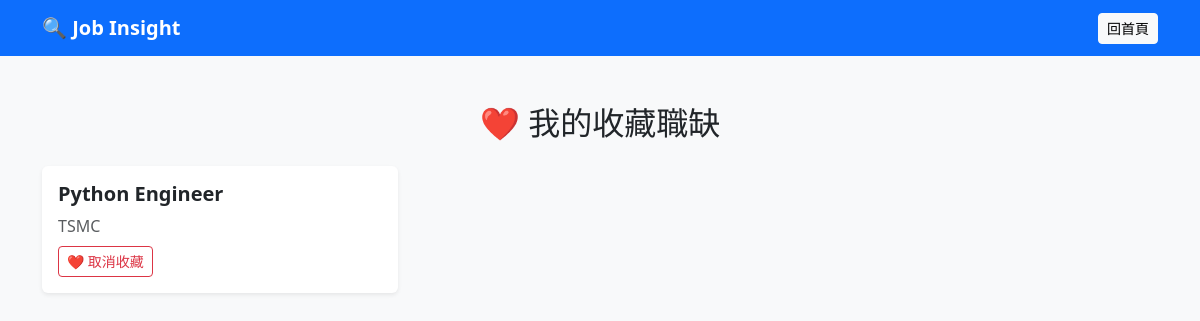
The page /favorites/ (signed in) on the database as committed earlier.
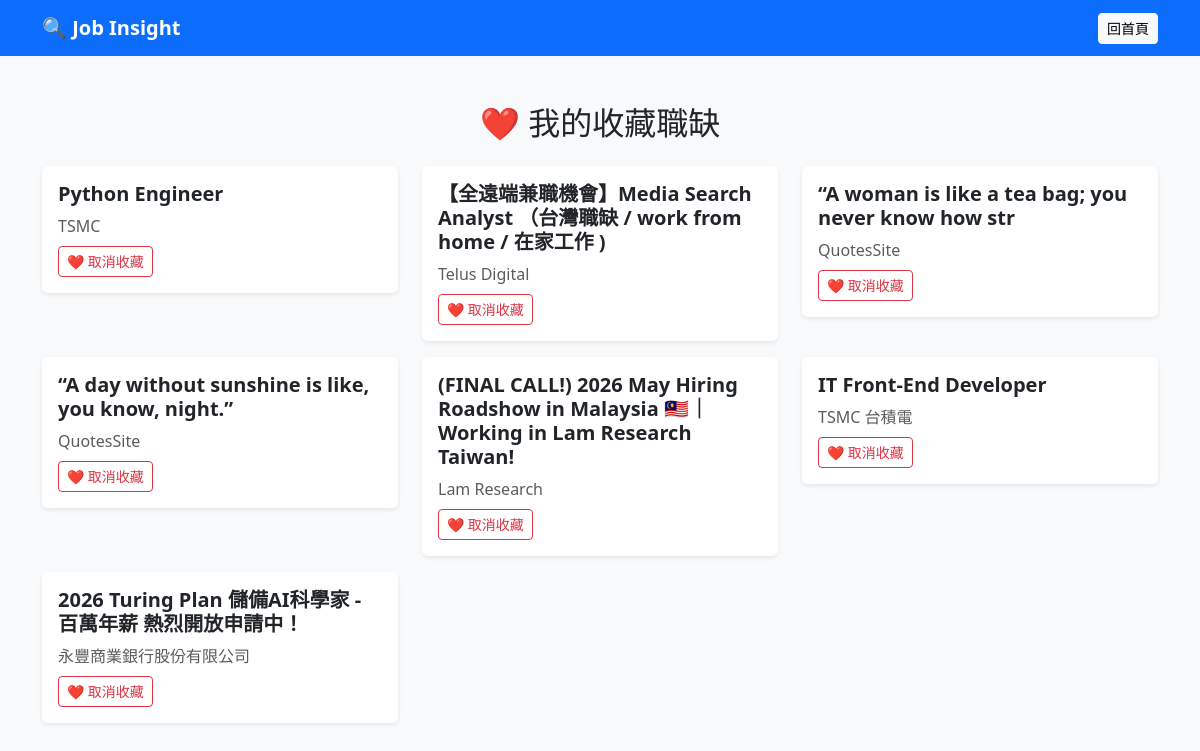
The same page on the database as committed later.
### jobs/models.py (models this page shows)
class Favorite(models.Model):
    user = models.ForeignKey(
        User,
        on_delete=models.CASCADE
    )
    job = models.ForeignKey(
        Job,
        on_delete=models.CASCADE
    )

class Job(models.Model):
    title = models.CharField(max_length=200)
    company = models.CharField(max_length=200)
    salary = models.CharField(max_length=200)
    location = models.CharField(max_length=200)
    skill = models.CharField(max_length=200)

### jobs/views.py (the view)
# urls.py: path('favorites/', views.favorites),
@login_required(login_url='/login/')
def favorites(request):
    favorites = Favorite.objects.filter(
        user=request.user
    )
    return render(request, 'jobs/favorites.html', {
        'favorites': favorites
    })

### jobs/templates/jobs/favorites.html (shortened to what this page needs)
<!DOCTYPE html>
<html lang="en">
<head>
    <link href="https://cdn.jsdelivr.net/npm/bootstrap@5.3.7/dist/css/bootstrap.min.css" rel="stylesheet">
</head>
<body class="bg-light">
    <nav class="navbar navbar-dark bg-primary">
        <div class="container">
            <a class="navbar-brand fw-bold" href="/">
                🔍 Job Insight
            </a>
            <a href="/" class="btn btn-light btn-sm">
                回首頁
            </a>
        </div>
    </nav>
    <div class="container mt-5">
        <h2 class="text-center mb-4">❤️ 我的收藏職缺</h2>
        {% if favorites %}
        <div class="row" id="favContainer">
            {% for f in favorites %}
            <div class="col-md-6 col-lg-4" id="card-{{ f.job.id }}">
                <div class="card mb-3 shadow-sm border-0">
                    <div class="card-body">
                        <h5 class="card-title fw-bold">
                            <a href="/job/{{ f.job.id }}/" class="text-decoration-none text-dark">
                                {{ f.job.title }}
                            </a>
                        </h5>
                        <p class="text-muted mb-2">
                            {{ f.job.company }}
                        </p>
                        <button class="btn btn-sm btn-outline-danger" onclick="removeFavorite('{{ f.job.id }}')">
                            ❤️ 取消收藏
                        </button>
                    </div>
                </div>
            </div>
            {% endfor %}
        </div>
        {% endif %}
    </div>
</body>
</html>

Rows that differ between the two databases and show on the page:
added Favorite: job "【全遠端兼職機會】Media Search Analyst （台灣職缺 / work from home / 在家工作 )", job.company "Telus Digital"
added Favorite: job "“A woman is like a tea bag; you never know how str", job.company "QuotesSite"
added Favorite: job "“A day without sunshine is like, you know, night.”", job.company "QuotesSite"
added Favorite: job "(FINAL CALL!) 2026 May Hiring Roadshow in Malaysia 🇲🇾｜Working in Lam Research Taiwan!", job.company "Lam Research"
added Favorite: job "IT Front-End Developer", job.company "TSMC 台積電"
added Favorite: job "2026 Turing Plan 儲備AI科學家 - 百萬年薪 熱烈開放申請中！", job.company "永豐商業銀行股份有限公司"
